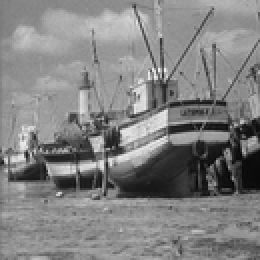
%> input picture HW2/Q2/LR_Boat.png, 130 x 130 px, shrunk from 256 x 256 before the run (shown 2 times larger)
$ octave Q1_BandC.m   (GNU Octave 9; MATLAB toolbox functions it lacks are replaced by stand-ins)
%> lines starting %> are read from the running program, lines starting %| are printed output that depends on the picture
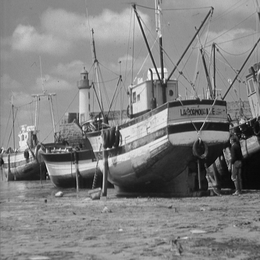
%> input picture HW2/Q2/Boat.png, 260 x 260 px, shrunk from 512 x 512 before the run
### HW2/Q1/myImResizeNeighbor.m

function outputImage = myImResizeNeighbor( sourceImage , resizeFactor)
%> called with resizeFactor = 2

    sourceImage = im2double(sourceImage) ;
    [rowS, colemnS, dimS] = size(sourceImage);
%> rowS = 130; colemnS = 130; dimS = 1
    rowD = round( rowS*resizeFactor );
%> rowD = 260
    colemnD = round( colemnS*resizeFactor );
%> colemnD = 260
    dimD = dimS ;
%> dimD = 1
    outputImage = zeros(rowD , colemnD , dimD , class(sourceImage)) ;

    for x=1:colemnD
        for y=1:rowD
            PColmn = round((x)*(colemnS/colemnD)) ;
            PRow = round((y)*(rowS/rowD)) ;
            PColmn = min(PColmn , colemnS) ;
            PRow = min(PRow , rowS) ;
            outputImage(y,x,:) = sourceImage(PRow , PColmn , :) ;
        end
    end
end

### HW2/Q1/myImResizeBilinear.m


function outputImage = myImResizeBilinear( sourceImage , resizeFactor)
%> called with resizeFactor = 2

    sourceImage = im2double(sourceImage) ;
    [rowS, colemnS, dimS] = size(sourceImage);
    rowD = round( rowS*resizeFactor );
    colemnD = round( colemnS*resizeFactor );
    dimD = dimS ;
    outputImage = zeros(rowD , colemnD , dimD , class(sourceImage)) ;

    for x=1:colemnD
        for y=1:rowD
            colemnLoc = (x)*(colemnS/colemnD);
            PColemn = round(colemnLoc);
            colmnDst = colemnLoc - PColemn ;
            rowLoc = (y)*(rowS/rowD) ;
            PRow = round(rowLoc) ;
            rowDist = rowLoc - PRow ;
            PColemn = min(PColemn , colemnS-1) ;
            PRow = min(PRow , rowS-1) ;
            outputImage(y,x,:) = sourceImage(PRow , PColemn , :)*(1-rowDist)*(1-colmnDst) + sourceImage(PRow+1 , PColemn , :)*(rowDist)*(1-colmnDst) + sourceImage(PRow , PColemn+1 , :)*(1-rowDist)*(colmnDst) + sourceImage(PRow+1 , PColemn+1 , :)*(rowDist)*(colmnDst) ;

        end
    end
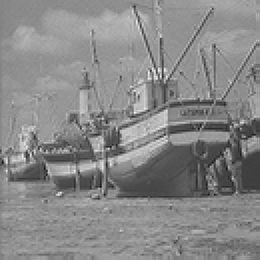
%> outputImage: size 260x260 double; min -0.364, max 1.27, mean 0.509; drawn with min black and max white

end

### HW2/Q1/myImResizeEucleadian.m
function outputImage = myImResizeEucleadian( sourceImage , resizeFactor)
%> called with resizeFactor = 2

    sourceImage = im2double(sourceImage) ;
    [rowS, colemnS, dimS] = size(sourceImage);
    rowD = round( rowS*resizeFactor );
    colemnD = round( colemnS*resizeFactor );
    dimD = dimS ;
    outputImage = zeros(rowD , colemnD , dimD , class(sourceImage)) ;

    for x=1:colemnD
        for y=1:rowD
            PColmn = (x)*(colemnS/colemnD) ;
            PRow = (y)*(rowS/rowD) ;
            c = round(PColmn) ;
            r = round(PRow) ;

            d1 = sqrt( (PColmn-c)^2 + (PRow-r)^2 );
            d2 = sqrt( (PColmn-abs(c-1))^2 + (PRow-abs(r-1))^2 );
            d3 = sqrt( (PColmn-abs(c-1))^2 + (PRow-r)^2 );
            d4 = sqrt( (PColmn-c)^2 + (PRow-abs(r-1))^2 );

            d1(d1 == 0) = 0.001;
            d2(d2 == 0) = 0.001;
            d3(d3 == 0) = 0.001;
            d4(d4 == 0) = 0.001;

            sum = d1+d2+d3+d4 ;
            d1 = sum/d1 ;
            d2 = sum/d2 ;
            d3 = sum/d3 ;
            d4 = sum/d4 ;
            sum = d1+d2+d3+d4 ;
            c = min(c , colemnS-1) ;
            r = min(r , rowS-1) ;
            outputImage(y,x,:) = sourceImage(r , c , :)*((d1)/sum) + sourceImage(max(1, round(r-1)) , max(1, round(c-1)) , :)*((d2)/sum) + sourceImage(r , max(1, round(c-1)) , :)*((d3)/sum)+ sourceImage(max(1, round(r-1)) , c , :)*((d4)/sum);

        end
    end
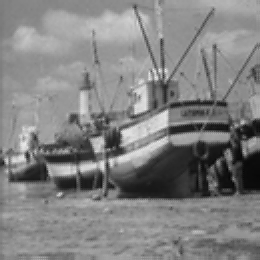
%> outputImage: size 260x260 double; min 0.00804, max 0.948, mean 0.509
%> after the loop, d1 = 3415.2; d2 = 2.41; d3 = 3.42; d4 = 3.42
end

### HW2/Q1/myImResizeChessBoard.m
function outputImage = myImResizeChessBoard( sourceImage , resizeFactor)
%> called with resizeFactor = 2

    sourceImage = im2double(sourceImage) ;
    [rowS, colemnS, dimS] = size(sourceImage);
    rowD = round( rowS*resizeFactor );
    colemnD = round( colemnS*resizeFactor );
    dimD = dimS ;
    outputImage = zeros(rowD , colemnD , dimD , class(sourceImage)) ;

    for x=1:colemnD
        for y=1:rowD
            PColmn = (x)*(colemnS/colemnD) ;
            PRow = (y)*(rowS/rowD) ;
            c = round(PColmn) ;
            r = round(PRow) ;
            d1 = max( abs(PColmn-c) , abs(PRow-r) );
            d2 = max( abs(PColmn-abs(c-1)) , abs(PRow-abs(r-1)) ) ;
            d3 = max( abs(PColmn-abs(c-1)) + abs(PRow-r) );
            d4 = max( abs(PColmn-c) + abs(PRow-abs(r-1)) );

            d1(d1 == 0) = 0.001;
            d2(d2 == 0) = 0.001;
            d3(d3 == 0) = 0.001;
            d4(d4 == 0) = 0.001;

            sum = d1+d2+d3+d4 ;
            d1 = sum/d1 ;
            d2 = sum/d2 ;
            d3 = sum/d3 ;
            d4 = sum/d4 ;
            sum = d1+d2+d3+d4 ;
            c = min(c , colemnS-1) ;
            r = min(r , rowS-1) ;
            outputImage(y,x,:) = sourceImage(r , c , :)*((d1)/sum) + sourceImage(max(1, round(r-1)) , max(1, round(c-1)) , :)*((d2)/sum) + sourceImage(r , max(1, round(c-1)) , :)*((d3)/sum)+ sourceImage(max(1, round(r-1)) , c , :)*((d4)/sum);

        end
    end
%> after the loop, d1 = 3001; d2 = 3; d3 = 3; d4 = 3
end

### HW2/Q1/myImResizeCityBlockDistance.m
function outputImage = myImResizeCityBlockDistance( sourceImage , resizeFactor)
%> called with resizeFactor = 2

    sourceImage = im2double(sourceImage) ;
    [rowS, colemnS, dimS] = size(sourceImage);
    rowD = round( rowS*resizeFactor );
    colemnD = round( colemnS*resizeFactor );
    dimD = dimS ;
    outputImage = zeros(rowD , colemnD , dimD , class(sourceImage)) ;

    for x=1:colemnD
        for y=1:rowD
            PColmn = (x)*(colemnS/colemnD) ;
            PRow = (y)*(rowS/rowD) ;
            c = round(PColmn) ;
            r = round(PRow) ;

            d1 = abs(PColmn-c) + abs(PRow-r) ;
            d2 = abs(PColmn-abs(c-1)) + abs(PRow-abs(r-1)) ;
            d3 = abs(PColmn-abs(c-1)) + abs(PRow-r) ;
            d4 = abs(PColmn-c) + abs(PRow-abs(r-1) );

            d1(d1 == 0) = 0.001;
            d2(d2 == 0) = 0.001;
            d3(d3 == 0) = 0.001;
            d4(d4 == 0) = 0.001;

            sum = d1+d2+d3+d4 ;
            d1 = sum/d1 ;
            d2 = sum/d2 ;
            d3 = sum/d3 ;
            d4 = sum/d4 ;
            sum = d1+d2+d3+d4 ;
            c = min(c , colemnS-1) ;
            r = min(r , rowS-1) ;
            outputImage(y,x,:) = sourceImage(r , c , :)*((d1)/sum) + sourceImage(max(1, round(r-1)) , max(1, round(c-1)) , :)*((d2)/sum) + sourceImage(r , max(1, round(c-1)) , :)*((d3)/sum)+ sourceImage(max(1, round(r-1)) , c , :)*((d4)/sum);

        end
    end
%> after the loop, d1 = 4001; d2 = 2; d3 = 4; d4 = 4
end

### HW2/Q1/Q1_BandC.m
clear;
srcImage = im2double( imread("LR_Boat.png") ) ;
mainImage = im2double( imread("Boat.png") ) ;

nearNeighbor = myImResizeNeighbor(srcImage , 2)  ;
bilinear = myImResizeBilinear(srcImage , 2)  ;
euc = myImResizeEucleadian(srcImage , 2)  ;
chess = myImResizeChessBoard(srcImage , 2)  ;
city = myImResizeCityBlockDistance(srcImage , 2) ;

psnr_near = psnr(mainImage, nearNeighbor);
%> psnr_near = 25.54
psnr_bilinear = psnr(mainImage, bilinear);
%> psnr_bilinear = 23.37
psnr_euc = psnr(mainImage, euc);
%> psnr_euc = 23.25
psnr_chess = psnr(mainImage, chess);
%> psnr_chess = 23.27
psnr_city = psnr(mainImage , city) ;
%> psnr_city = 23.39


disp(["psnr of nearest :", num2str(psnr_near)]);
%| psnr of nearest :25.5406
disp(["psnr of bilinear :", num2str(psnr_bilinear)]);
%| psnr of bilinear :23.3709
disp(["npsnr of euc : ", num2str(psnr_euc)]);
%| npsnr of euc : 23.2471
disp(["psnr of chess :", num2str(psnr_chess)]);
%| psnr of chess :23.2697
disp(["psnr of city : ", num2str(psnr_city)]);
%| psnr of city : 23.3939

imwrite(nearNeighbor , 'n.png') ;
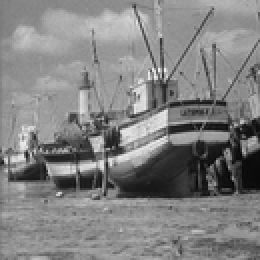
%> saved as n.png: size 260x260 uint8; min 2, max 242, mean 129.7
imwrite(bilinear , 'b.png') ;
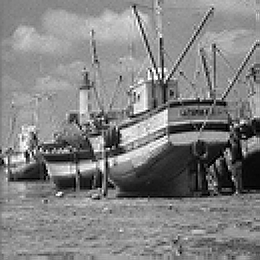
%> saved as b.png: size 260x260 uint8; min 0, max 255, mean 130
imwrite(euc , 'e.png') ;
imwrite(chess , 'c.png') ;
imwrite(city , 'city.png') ;
